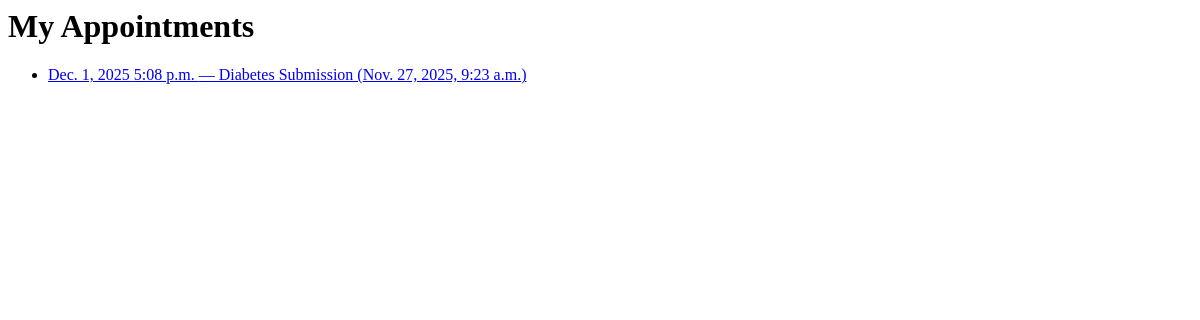
The app's page /my-appointments/ (signed in), older data.
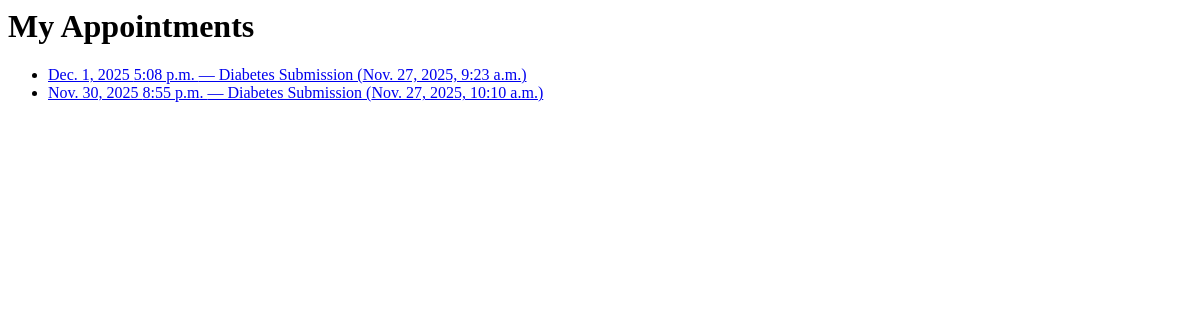
The same page, newer data.
### hospitalApp/models.py (models this page shows, shortened)
class DiabetesSubmission(models.Model):
    user = models.ForeignKey(User, null=True, blank=True, on_delete=models.SET_NULL)
    pregnancies = models.IntegerField(null=True, blank=True)
    glucose = models.FloatField(null=True, blank=True)
    bp = models.FloatField(null=True, blank=True)
    st = models.FloatField(null=True, blank=True)
    insulin = models.FloatField(null=True, blank=True)
    bmi = models.FloatField(null=True, blank=True)
    dp = models.FloatField(null=True, blank=True)
    age = models.IntegerField(null=True, blank=True)
    need_appointment = models.BooleanField(default=False)
    appointment_date = models.DateField(null=True, blank=True)
    appointment_time = models.TimeField(null=True, blank=True)
    created_at = models.DateTimeField(auto_now_add=True)

### hospitalApp/views.py (the view)
# urls.py: path("my-appointments/", views.my_appointments, name="my_appointments"),
@login_required
def my_appointments(request):
    qs = DiabetesSubmission.objects.filter(user=request.user, need_appointment=True).order_by("-appointment_date", "-appointment_time")
    return render(request, "my_appointments.html", {"appointments": qs})

### hospitalApp/templates/my_appointments.html
<h1>My Appointments</h1>
<ul>
  {% for a in appointments %}
    <li>
      <a href="{% url 'appointment_detail' a.pk %}">
        {{ a.appointment_date }} {{ a.appointment_time }} — Diabetes Submission ({{ a.created_at }})
      </a>
    </li>
  {% empty %}
    <li>No appointments found.</li>
  {% endfor %}
</ul>

Row changes from the older to the newer data that the page shows:
added DiabetesSubmission: appointment_date "Nov. 30, 2025", appointment_time "8:55 p.m.", created_at "Nov. 27, 2025, 10:10 a.m."
